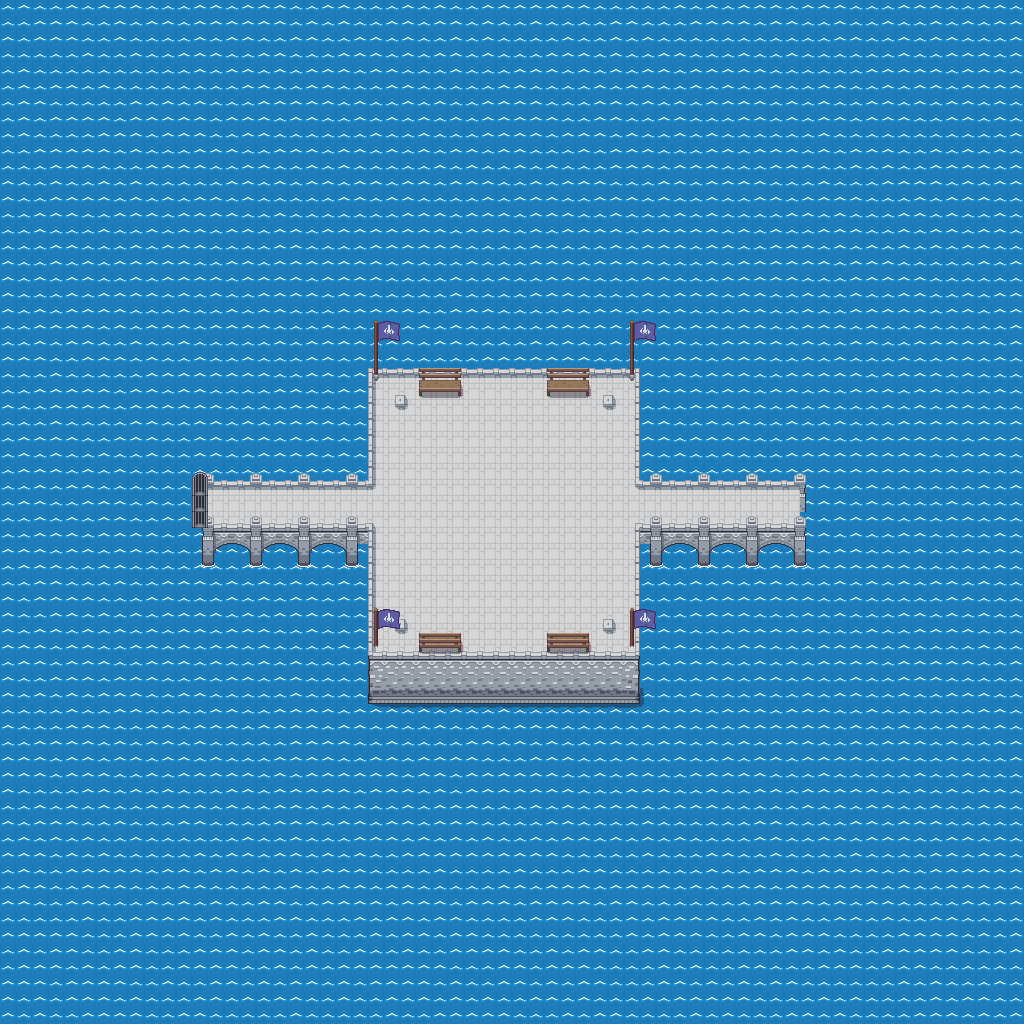

Rendered tile map (Tiled .tmx) drawn with the repository's tilesets; below, a short description and the map source with its tile grids summarised:
An orthogonal 64x64 tile map with 16x16 px tiles, 3 tile layers (Tile Layer 1, Tile Layer 3, Tile Layer 2) and 5 objects.

<map version="1.0" orientation="orthogonal" renderorder="right-down" width="64" height="64" tilewidth="16" tileheight="16" nextobjectid="50">
 <tileset firstgid="1" source="overworld.tsx" />
 <layer name="Tile Layer 1" width="64" height="64">
  <data>[4096 cells, 4096 non-empty, 2 distinct tile ids]</data>
 </layer>
 <layer name="Tile Layer 3" width="64" height="64">
  <data>[4096 cells, 530 non-empty, 63 distinct tile ids]</data>
 </layer>
 <layer name="Tile Layer 2" width="64" height="64">
  <data>[4096 cells, 50 non-empty, 21 distinct tile ids]</data>
 </layer>
 <objectgroup name="Object Layer 1">
  <object id="36" gid="397" x="512.182" y="496" width="16" height="16" />
  <object id="42" gid="356" x="496.182" y="479.818" width="16" height="16" />
  <object id="43" gid="357" x="512.182" y="479.818" width="16" height="16" />
  <object id="44" gid="396" x="496.182" y="496.182" width="16" height="16" />
  <object id="49" x="501.75" y="465.875" width="20.75" height="25.625" />
 </objectgroup>
</map>
